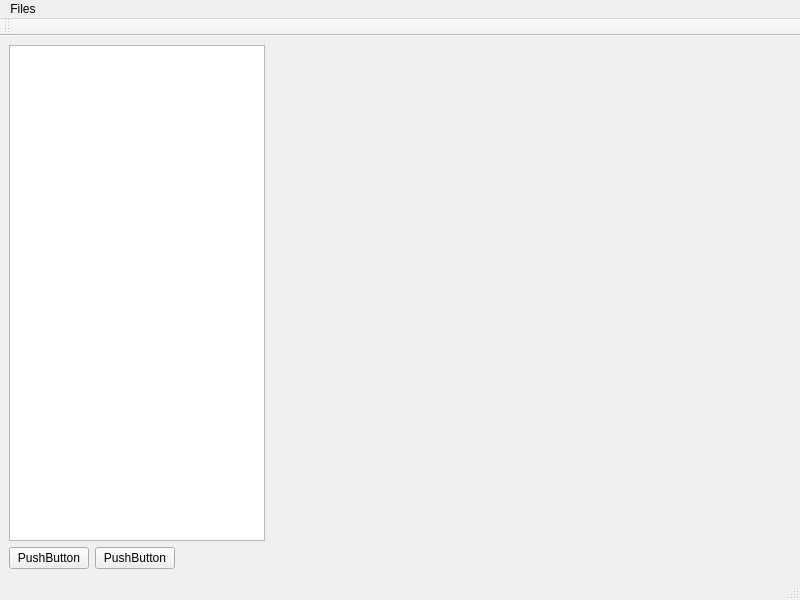
<?xml version="1.0" encoding="UTF-8"?>
<ui version="4.0">
 <class>MainWindow</class>
 <widget class="QMainWindow" name="MainWindow">
  <property name="geometry">
   <rect>
    <x>0</x>
    <y>0</y>
    <width>800</width>
    <height>600</height>
   </rect>
  </property>
  <property name="windowTitle">
   <string>MainWindow</string>
  </property>
  <widget class="QWidget" name="centralwidget">
   <layout class="QVBoxLayout" name="verticalLayout">
    <item>
     <layout class="QHBoxLayout" name="horizontalLayout">
      <item>
       <widget class="QTreeView" name="treeView">
        <property name="sizePolicy">
         <sizepolicy hsizetype="Fixed" vsizetype="Expanding">
          <horstretch>0</horstretch>
          <verstretch>0</verstretch>
         </sizepolicy>
        </property>
        <property name="minimumSize">
         <size>
          <width>200</width>
          <height>0</height>
         </size>
        </property>
        <property name="baseSize">
         <size>
          <width>200</width>
          <height>0</height>
         </size>
        </property>
        <property name="contextMenuPolicy">
         <enum>Qt::ContextMenuPolicy::ActionsContextMenu</enum>
        </property>
       </widget>
      </item>
      <item>
       <widget class="QVTKOpenGLNativeWidget" name="widget" native="true">
        <property name="sizePolicy">
         <sizepolicy hsizetype="Expanding" vsizetype="Expanding">
          <horstretch>0</horstretch>
          <verstretch>0</verstretch>
         </sizepolicy>
        </property>
       </widget>
      </item>
     </layout>
    </item>
    <item>
     <layout class="QHBoxLayout" name="horizontalLayout_2">
      <item>
       <widget class="QPushButton" name="pushButton_2">
        <property name="text">
         <string>PushButton</string>
        </property>
       </widget>
      </item>
      <item>
       <widget class="QPushButton" name="pushButton">
        <property name="text">
         <string>PushButton</string>
        </property>
       </widget>
      </item>
      <item>
       <spacer name="horizontalSpacer">
        <property name="orientation">
         <enum>Qt::Orientation::Horizontal</enum>
        </property>
        <property name="sizeHint" stdset="0">
         <size>
          <width>40</width>
          <height>20</height>
         </size>
        </property>
       </spacer>
      </item>
     </layout>
    </item>
   </layout>
  </widget>
  <widget class="QStatusBar" name="statusbar"/>
  <widget class="QToolBar" name="toolBar">
   <property name="windowTitle">
    <string>toolBar</string>
   </property>
   <attribute name="toolBarArea">
    <enum>TopToolBarArea</enum>
   </attribute>
   <attribute name="toolBarBreak">
    <bool>false</bool>
   </attribute>
  </widget>
  <widget class="QMenuBar" name="menubar">
   <property name="geometry">
    <rect>
     <x>0</x>
     <y>0</y>
     <width>800</width>
     <height>26</height>
    </rect>
   </property>
   <widget class="QMenu" name="menuFiles">
    <property name="title">
     <string>Files</string>
    </property>
    <addaction name="actionopen_file"/>
   </widget>
   <addaction name="menuFiles"/>
  </widget>
  <action name="actionopen_file">
   <property name="icon">
    <iconset resource="Icons.qrc">
     <normaloff>:/Icon/fileopen.png</normaloff>:/Icon/fileopen.png</iconset>
   </property>
   <property name="text">
    <string>open file</string>
   </property>
   <property name="menuRole">
    <enum>QAction::MenuRole::NoRole</enum>
   </property>
  </action>
  <action name="actionItem_Options">
   <property name="text">
    <string>Options</string>
   </property>
   <property name="menuRole">
    <enum>QAction::MenuRole::NoRole</enum>
   </property>
  </action>
 </widget>
 <customwidgets>
  <customwidget>
   <class>QVTKOpenGLNativeWidget</class>
   <extends>QWidget</extends>
   <header>QVTKOpenGLNativeWidget.h</header>
   <container>1</container>
  </customwidget>
 </customwidgets>
 <resources>
  <include location="Icons.qrc"/>
 </resources>
 <connections/>
</ui>
